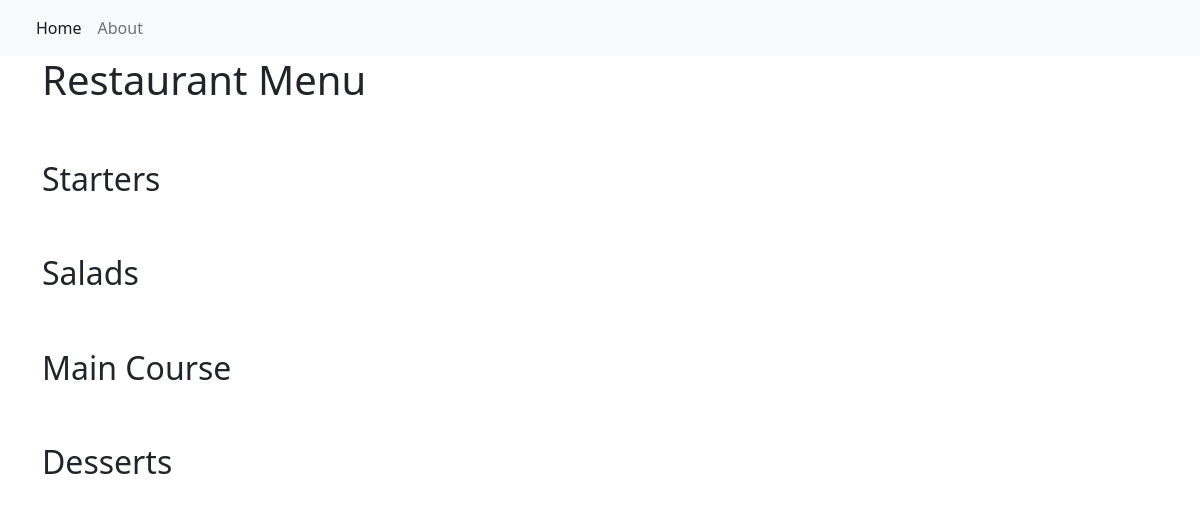
Before: / with the older database file.
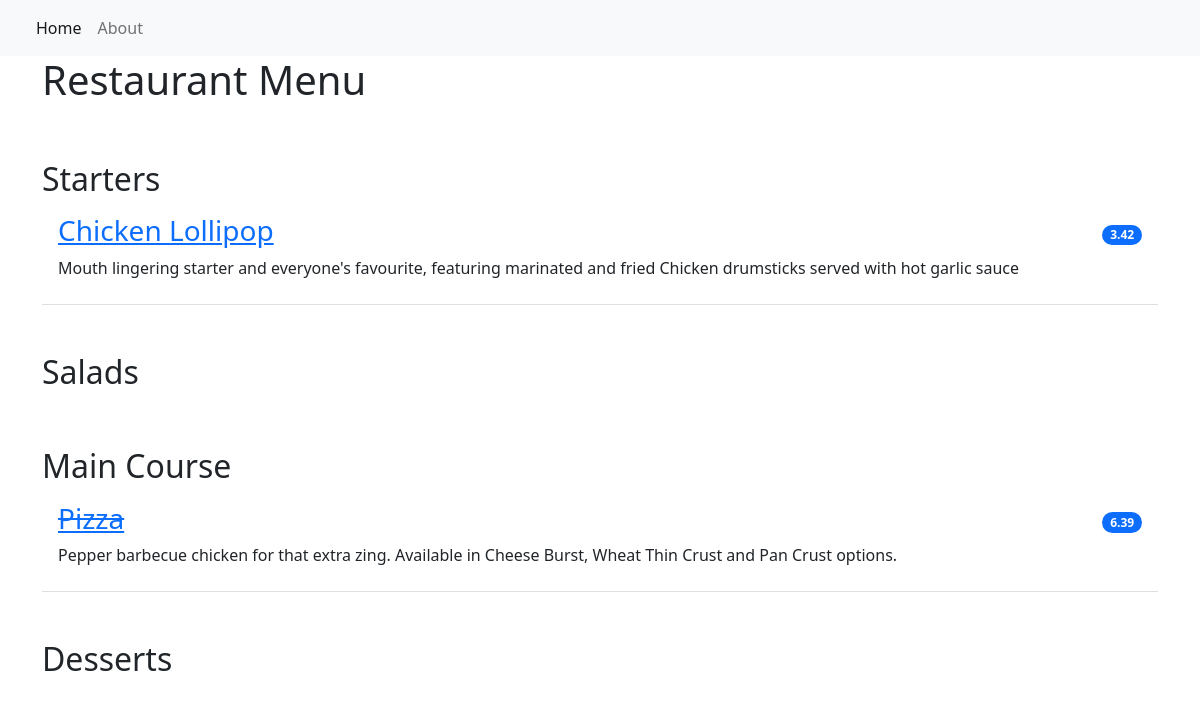
After: the same page with the newer database file.
### restaurant_menu/models.py (models this page shows, shortened)
class Item(models.Model):
    meal = models.CharField(max_length=1000, unique=True)
    description = models.CharField(max_length=2000)
    price = models.DecimalField(max_digits=10, decimal_places=2)
    meal_type = models.CharField(max_length=200, choices=MEAL_TYPE)
    author = models.ForeignKey(User, on_delete=models.PROTECT)
    status = models.IntegerField(choices=STATUS, default=1)
    date_created = models.DateTimeField(auto_now_add=True)
    date_updated = models.DateTimeField(auto_now=True)

### restaurant_menu/views.py (the view)
# urls.py: path('', views.MenuList.as_view(), name='home'),
class MenuList(generic.ListView):
    queryset = Item.objects.order_by("-date_created")
    template_name = "index.html"
    def get_context_data(self, **kwargs):
        context = super().get_context_data(**kwargs)
        context["meals"] = MEAL_TYPE
        return context

### restaurant_menu/templates/index.html
{% extends 'base.html' %}
{% block content %}
<div class="container">
  <h1>Restaurant Menu</h1>
    <ul class="list-group list-group-flush">
        {% for meal in meals %}
            <h2 class="pt-5">{{ meal.1 }}</h2>
                {% for row in item_list %}
                    {% if row.meal_type == meal.0 %}
                        {% if row.status == 0 %}
                        <li class="list-group-item d-flex justify-content-between align-items-center border-0 pb-0">
                            <a href="{% url 'menu_item' row.pk %}"><h3><del>{{ row.meal }}</del></h3></a>
                            <span class="badge bg-primary rounded-pill">{{ row.price }}</span>
                        </li>
                        <li class="list-group-item pt-0">
                            <p>{{ row.description }}</p>
                        </li>
                        {% else %}
                        <li class="list-group-item d-flex justify-content-between align-items-center border-0 pb-0">
                            <a href="{% url 'menu_item' row.pk %}"><h3>{{ row.meal }}</h3></a>
                            <span class="badge bg-primary rounded-pill">{{ row.price }}</span>
                        </li>
                        <li class="list-group-item pt-0">
                            <p>{{ row.description }}</p>
                        </li>
                        {% endif %}
                    {% endif %}
                {% endfor %}
        {% endfor %}
    </ul>
</div>
{% endblock content %}

### restaurant_menu/templates/base.html (shortened to what this page needs)
<!DOCTYPE html>
<html lang="en">
    <head>
        <link href="https://cdn.jsdelivr.net/npm/bootstrap@5.2.0-beta1/dist/css/bootstrap.min.css" rel="stylesheet">
    </head>
    <body>
        <nav class="navbar navbar-expand-lg bg-light">
            <div class="container-fluid">
                <div class="collapse navbar-collapse" id="navbarNav">
                    <ul class="navbar-nav">
                         <li class="nav-item">
                            <a class="nav-link active" aria-current="page" href="{% url 'home' %}">Home</a>
                        </li>
                        <li class="nav-item">
                            <a class="nav-link" aria-current="page" href="{% url 'home' %}">About</a>
                        </li>
                    </ul>
                </div>
            </div>
        </nav>
        {% block content %}
        {% endblock content %}
    </body>
</html>

Changed rows visible on the page:
added Item: meal "Chicken Lollipop", price "3.42", description "Mouth lingering starter and everyone's favourite, featuring marinated and fried Chicken drumsticks served with hot garlic sauce", shown under "Starters"
added Item: meal "Pizza", price "6.39", description "Pepper barbecue chicken for that extra zing. Available in Cheese Burst, Wheat Thin Crust and Pan Crust options.", shown under "Main Course"
